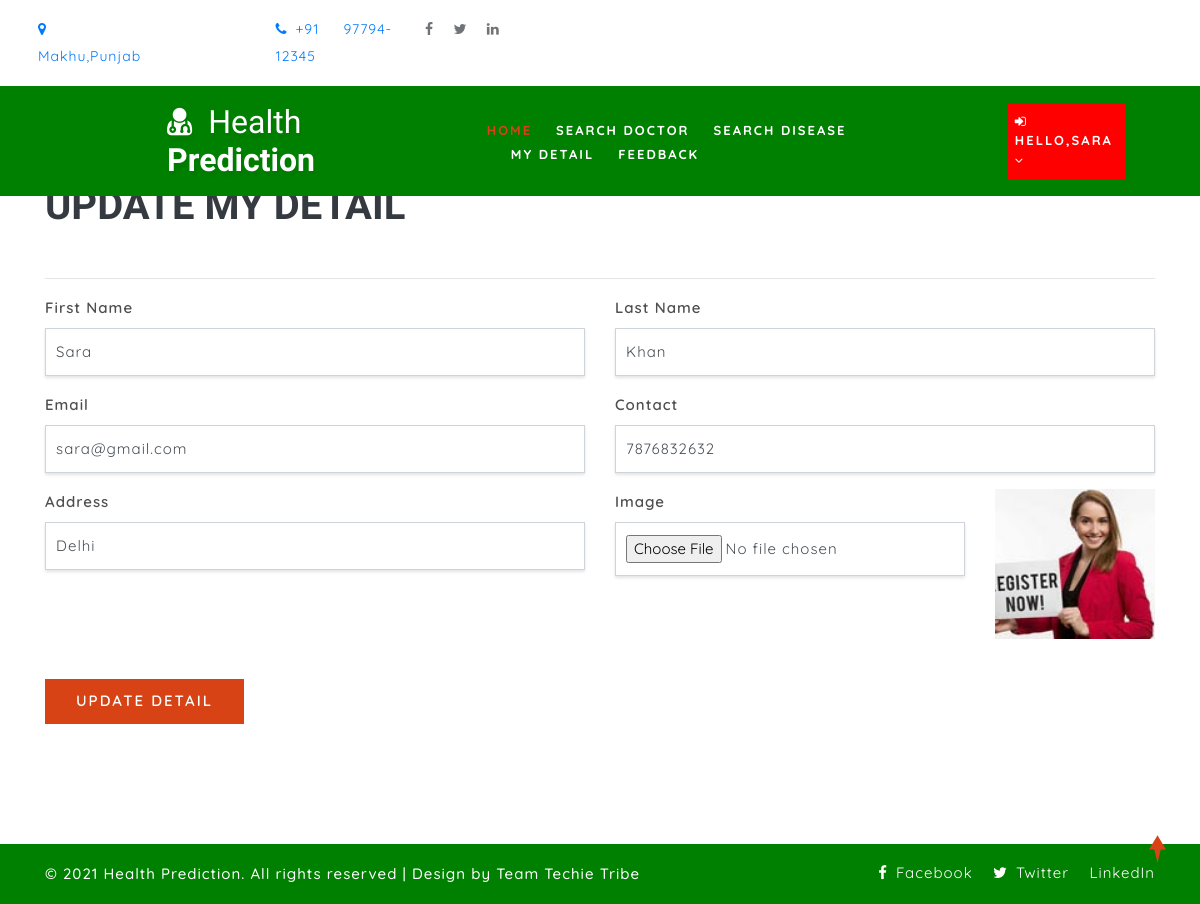
The page /edit_profile (signed in) on the database its author committed.
### health/models.py (models this page shows, shortened)
class Patient(models.Model):
    user = models.ForeignKey(User, on_delete=models.CASCADE, null=True)
    contact = models.CharField(max_length=100, null=True)
    address = models.CharField(max_length=100, null=True)
    dob = models.DateField(null=True)
    image = models.FileField(null=True)

### health/views.py (the view, shortened to what this page needs)
# urls.py: path('edit_profile', Edit_My_deatail,name="edit_profile"),
def Edit_My_deatail(request):
    terror = ""
    user = User.objects.get(id=request.user.id)
    error = ""
    type = Type.objects.all()
    try:
        sign = Patient.objects.get(user=user)
        error = "pat"
    except:
        sign = Doctor.objects.get(user=user)
    d = {'error':error,'terror':terror,'doc':sign,'type':type}
    return render(request,'edit_profile.html',d)

### health/templates/edit_profile.html (shortened to what this page needs)
{% extends 'index.html' %}
{% load static %}
{% block body %}
	<section class="logins py-5">
		<div class="container py-xl-5 py-lg-3">
			<div class="title-section mb-md-5 mb-4">
				<h3 class="w3ls-title text-uppercase text-dark font-weight-bold">Update My Detail</h3>
			</div><hr/>
			<div class="login px-sm-12" style="width:100%">
				<form action="" method="post" enctype="multipart/form-data">
					<div class="form-group row">
						<div class="col-md-6">
						<label>First Name</label>
						<input type="text" class="form-control" value="{{doc.user.first_name}}" name="fname" placeholder="First Name" required="">
						</div>
						<div class="col-md-6">
						<label>Last Name</label>
						<input type="text" class="form-control" value="{{doc.user.last_name}}" name="lname" placeholder="Last Name" required="">
						</div>
					</div>
					<div class="form-group row">
						<div class="col-md-6">
						<label>Email</label>
						<input type="email" class="form-control" value="{{doc.user.email}}" name="email" placeholder="Enter Email" required="">
						</div>
						<div class="col-md-6">
						<label>Contact</label>
						<input type="text" class="form-control" name="contact" value="{{doc.contact}}" placeholder="Enter Contact" required="">
						</div>
					</div>
					<div class="form-group row">
						<div class="col-md-6">
						<label class="mb-2">Address</label>
						<input type="text" class="form-control" value="{{doc.address}}" name="add" id="password1" placeholder="Enter Address" required="">
						</div>
						<div class="col-md-4">
						<label>Image</label>
						<input type="file" class="form-control" name="image">
						</div>
                        <div class="col-md-2">
						<img src="{{doc.image.url}}" style="width:100%;height:150px">
						</div>
					</div>
					<button type="submit" class="btn submit mt-4">Update Detail</button>
				</form>
			</div>
		</div>
	</section>
{% endblock %}

### health/templates/index.html (shortened to what this page needs)
<!DOCTYPE html>
{% load static %}
<html lang="zxx">
<head>
	<link rel="stylesheet" href="{% static 'css/bootstrap.css' %}">
	<link href="{% static 'css/css_slider.css' %}" type="text/css" rel="stylesheet" media="all">
	<link rel="stylesheet" href="{% static 'css/style.css' %}" type="text/css" media="all" />
	<link href="{% static 'css/font-awesome.min.css' %}" rel="stylesheet">
<link rel='stylesheet' type='text/css' href="https://cdn.datatables.net/1.10.21/css/jquery.dataTables.min.css">
<link rel='stylesheet' type='text/css' href="https://cdn.datatables.net/buttons/1.6.2/css/buttons.dataTables.min.css">
</head>
<body>
	<div id="home" style="margin-bottom:2%">
		<header>
			<div class="top-bar py-3">
				<div class="container">
					<div class="row">
						<div class="col-xl-6 col-lg-6 col-md-8 top-social-agile text-lg-left text-center">
							<div class="row">
								<div class="col-5 header-top_w3layouts">
									<p class="text-bl">
										<a href="http://127.0.0.1:8000/contact" target="_blank">
										<span class="fa fa-map-marker mr-2"></span> &nbsp &nbsp &nbsp &nbsp &nbsp &nbsp &nbsp &nbsp  &nbsp &nbsp &nbsp &nbsp &nbsp &nbsp  Makhu,Punjab </a>
									</p>
								</div>
								<div class="col-3 header-top_w3layouts">
									<p class="text-bl">
										<a href="tel:9779412345">
										<span class="fa fa-phone mr-2"></span>+91 &nbsp &nbsp 97794-12345
									</p>
								</div>
								<ul class="col-4 top-right-info">
									<li>
										<a href="https://www.facebook.com/ketan.ahuja.980/" target="_blank">
											<span class="fa fa-facebook-f"></span>
										</a>
									</li>
									<li class="mx-3">
										<a href="https://twitter.com/ketanahuja8" target="_blank" style="color:white" class="twitter">
											<span class="fa fa-twitter"></span>
										</a>
									</li>
									<li>
										<a href="https://www.linkedin.com/in/ketanahuja/"  target="_blank">
											<span class="fa fa-linkedin"></span>
										</a>
									</li>
								</ul>
							</div>
						</div>
						<div class="col-xl-7 col-lg-6 col-md-4 top-social-agile text-md-right text-center mt-md-0 mt-2">
							<div class="row">
								<div class="col-xl-3 col-lg-4 col-6 top-w3layouts p-md-0 text-right">
								</div>
								<div class="col-xl-3 col-lg-4 col-6 header-w3layouts text-md-right text-left">
								</div>
							</div>
						</div>
					</div>
				</div>
			</div>
		</header>
		<div class="main-top" style="background:Green">
			<div class="container-fluid">
				<div class="header d-md-flex justify-content-between align-items-center py-3">
					<div id="logo" style="margin-left:13%">
						<h1>
							<a href="#">
								<span class="fa fa-user-md mr-2"></span>
								<span class="logo-sp">Health</span> Prediction
							</a>
						</h1>
					</div>
					{% if request.user.is_staff %}
					<div class="nav_w3ls" style="margin-right:4%">
						<nav>
							<label for="drop1" class="toggle">Menu</label>
							<input type="checkbox" id="drop1" />
							<ul class="menu" style="padding:15px;width:100%">
								<li class="mx-lg-4 mx-md-3 my-md-0 my-2"><a href="{% url 'admin_home' %}" class="active">Home</a></li>
								<li>
									<label for="drop-2" class="toggle toogle-2"> <span class="fa fa-angle-down" aria-hidden="true"></span>
									</label>
									<a href="#"> Doctor <span class="fa fa-angle-down" aria-hidden="true"></span></a>
									<ul style="margin-top:2%;width:40%;margin-right:0%">
										<li style="width:100%;"><a href="{% url 'add_doctor' %}" class="drop-text">Add Doctor</a></li>
										<li style="width:100%;"><a href="{% url 'view_doctor' %}" class="drop-text">View Doctor</a></li>
									</ul>
								</li>
								<li class="mx-lg-4 mx-md-3 my-md-0 my-2">
									<label for="drop-2" class="toggle toogle-2"> <span class="fa fa-angle-down" aria-hidden="true"></span>
									</label>
									<a href="#"> Disease <span class="fa fa-angle-down" aria-hidden="true"></span></a>
									<ul style="margin-top:2%;width:40%;margin-right:4%">
										<li style="width:100%;"><a href="{% url 'add_disease' %}" class="drop-text">Add Disease</a></li>
										<li style="width:100%;"><a href="{% url 'view_disease' %}" class="drop-text">View Disease</a></li>
									</ul>
								</li>
								<li><a href="{% url 'view_patient' %}">View Patient</a></li>
								<li class="mx-lg-4 mx-md-3 my-md-0 my-2"><a href="{% url 'view_feedback' %}">View Feedback</a></li>
								<li><a href="{% url 'view_notify' %}"><i class="fa fa-bell"></i> </a></li>
							</ul>
						</nav>
					</div>
					<div class="nav_w3ls" style="margin-right:3%">
						<nav>
							<label for="drop2" class="toggle">Menu</label>
							<input type="checkbox" id="drop2" />
							<ul class="menu">
								<li class="mx-lg-4 mx-md-3 my-md-0 my-2" style="background:red;padding:8px">
									<label for="drop-2" class="toggle toogle-2"> <span class="fa fa-angle-down" aria-hidden="true"></span>
									</label>
									<a href="#"><i class="fa fa-user"></i> {{request.user.username}} <span class="fa fa-angle-down" aria-hidden="true"></span></a>
									<ul style="margin-top:10%;width:80%;margin-right:5%">
										<li style="width:100%;"><a href="{% url 'change_password' %}" class="drop-text">Password</a></li>
										<li style="width:100%;"><a href="{% url 'logout' %}" class="drop-text">Logout</a></li>
									</ul>
								</li>
							</ul>
						</nav>
					</div>
					{% else %}
					{% if request.user.is_authenticated %}
					{% ifequal error "pat" %}
					<div class="nav_w3ls" style="margin-left:5%;font-weight:bold">
						<nav>
							<ul class="menu" style="padding:15px;width:100%">
								<li><a href="{% url 'patient_home' %}" class="active">Home</a></li>
								<li class="mx-lg-4 mx-md-3 my-md-0 my-2"><a href="{% url 'search_doctor' %}">Search Doctor</a></li>
								<li><a href="{% url 'predict_disease' '0' %}">Search Disease</a></li>
								<li class="mx-lg-4 mx-md-3 my-md-0 my-2"><a href="{% url 'profile_doctor' %}">My Detail</a></li>
								<li><a href="{% url 'sent_feedback' %}">Feedback</a></li>
							</ul>
						</nav>
					</div>
					<div class="nav_w3ls" style="margin-right:3%">
						<nav>
							<ul class="menu">
								<li class="mx-lg-4 mx-md-3 my-md-0 my-2" style="background:red;padding:8px">
									<a href="#"><i class="fa fa-sign-in"></i> Hello,{{request.user.username}} <span class="fa fa-angle-down" aria-hidden="true"></span></a>
								</li>
							</ul>
						</nav>
					</div>
					{% endifequal %}
					{% endif %}
					{% endif %}
				</div>
			</div>
		</div>
		{% block body %}
		{% endblock %}
	</div>
	<div class="copy-w3pvt" style="background:green;color:white">
		<div class="container py-3">
			<div class="row">
				<div class="col-lg-7 w3ls_footer_grid1_left text-lg-left text-center">
					<p style="color:white">&copy; 2021 Health Prediction. All rights reserved | Design by
						Team Techie Tribe</a>
					</p>
				</div>
				<div class="col-lg-5 w3ls_footer_grid_left1_pos text-lg-right text-center mt-lg-0 mt-2">
					<ul style="color:white">
						<li>
							<a href="https://www.facebook.com/ketan.ahuja.980/" target="_blank" style="color:white" class="facebook">
								<span class="fa fa-facebook-f mr-2"></span>Facebook</a>
						</li>
						<li class="mx-3">
							<a href="https://twitter.com/ketanahuja8" target="_blank" style="color:white" class="twitter">
								<span class="fa fa-twitter mr-2"></span>Twitter</a>
						</li>
						<li>
							<a href="https://www.linkedin.com/in/ketanahuja/"  target="_blank" style="color:white" class="google">
                          LinkedIn</a>
						</li>
					</ul>
				</div>
			</div>
		</div>
	</div>
	<a href="#home" style="color:white" class="move-top text-center"></a>
</body>
</html>

### health/static/css/style.css (style rules this page uses)
body { padding: 0; margin: 0; background: #FFF; font-family: 'Quicksand', sans-serif; }
body a, body button { transition: 0.5s all; -webkit-transition: 0.5s all; -moz-transition: 0.5s all; -o-transition: 0.5s all; -ms-transition: 0.5s all; text-decoration: none; }
html { scroll-behavior: smooth; }
h1, h2, h3, h4, h5, h6 { margin: 0; padding: 0; font-family: 'Mukta', sans-serif; }
p { margin: 0; padding: 0; font-size: 15px; letter-spacing: 1px; line-height: 1.9; color: #999; font-family: 'Quicksand', sans-serif; }
ul, ol { margin: 0; padding: 0; }
.text-bl { color: #343a40; }
a.move-top { width: 34px; height: 34px; background: url(../images/move-top.png) no-repeat; display: inline-block; position: fixed; bottom: 4%; right: 2%; z-index: 0; }
.header-top_w3layouts { padding: 0 .5em; }
.top-right-info li { display: inline-block; }
.top-right-info li span { color: #343a40; font-size: 14px; transition: 0.5s all; -webkit-transition: 0.5s all; -moz-transition: 0.5s all; -o-transition: 0.5s all; -ms-transition: 0.5s all; -ms-transition: 0.5s all; opacity:0.7; }
.header-top_w3layouts p, .header-w3layouts p, .top-w3layouts p { font-size: 14px; }
#home { position: relative; }
.main-top { position: absolute; z-index: 999; width: 100%; background: rgba(0, 0, 0, 0.4); }
nav { margin: 0; padding: 0; }
#logo a { float: left; display: initial; font-weight: 700; font-size: 32px; color: #fff; text-shadow: 2px 5px 3px rgba(0, 0, 0, 0.06); padding: 0; }
span.logo-sp { font-weight: 100; }
nav:after { content: ""; display: table; clear: both; }
nav ul { float: right; padding: 0; margin: 0; list-style: none; position: relative; }
nav ul li { margin: 0px; display: inline-block; float: left; }
nav a { padding: 0; color: #fff; font-size: 13px; letter-spacing: 2px; font-weight: 700; text-transform: uppercase; display: inline-block; transition: 0.5s all; -webkit-transition: 0.5s all; -moz-transition: 0.5s all; -o-transition: 0.5s all; -ms-transition: 0.5s all; }
.menu li a.active, .menu li a:hover { color: #2196f3; transition: 0.5s all; -webkit-transition: 0.5s all; -moz-transition: 0.5s all; -o-transition: 0.5s all; -ms-transition: 0.5s all; color: #d84315; }
li>a:only-child:after { content: ''; }
h3.w3ls-title { font-size: 40px; }
.w3ls_footer_grid_left1_pos ul li, ul.list-part li { display: inline-block; }
.w3ls_footer_grid_left1_pos ul li a { color: #000; text-decoration: none; letter-spacing: 1px; font-size: 15px; }
.w3ls_footer_grid1_left p { color: #484848; font-weight: 500; }
.form-bg-w3ls input[type="text"], .form-bg-w3ls input[type="email"], .form-control, .form-bg-w3ls textarea { padding: 12px 10px; border-radius: 0; letter-spacing: 1px; font-size: 15px; outline: none; box-shadow: 0px 2px 3px 0px rgba(0, 0, 0, 0.11); }
.login label { font-size: 15px; color: #4e4f50; font-weight: 600; letter-spacing: 1px; }
.login button { background: #d84315; color: #fff; font-weight: 600; letter-spacing: 2px; font-size: 15px; padding: 10px 30px; text-transform: uppercase; border-radius: 0px; }

### rows shown on the page
Patient: fname "Sara", lname "Khan", email "sara@gmail.com", contact "7876832632", add "Delhi", image (picture)

### other values the page prints
{{ request.user.username }} "SARA"
